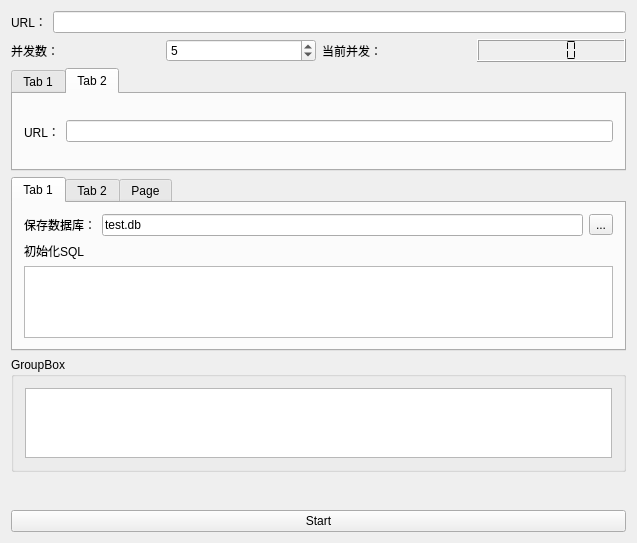
<?xml version="1.0" encoding="UTF-8"?>
<ui version="4.0">
 <class>MainWidget</class>
 <widget class="QWidget" name="MainWidget">
  <property name="geometry">
   <rect>
    <x>0</x>
    <y>0</y>
    <width>637</width>
    <height>505</height>
   </rect>
  </property>
  <property name="windowTitle">
   <string>MainWidget</string>
  </property>
  <layout class="QVBoxLayout" name="verticalLayout">
   <item>
    <layout class="QHBoxLayout" name="horizontalLayout">
     <item>
      <widget class="QLabel" name="label">
       <property name="text">
        <string>URL：</string>
       </property>
      </widget>
     </item>
     <item>
      <widget class="QLineEdit" name="url"/>
     </item>
    </layout>
   </item>
   <item>
    <layout class="QHBoxLayout" name="horizontalLayout_4">
     <item>
      <widget class="QLabel" name="label_6">
       <property name="text">
        <string>并发数：</string>
       </property>
      </widget>
     </item>
     <item>
      <widget class="QSpinBox" name="pool_size">
       <property name="value">
        <number>5</number>
       </property>
      </widget>
     </item>
     <item>
      <widget class="QLabel" name="label_7">
       <property name="text">
        <string>当前并发：</string>
       </property>
      </widget>
     </item>
     <item>
      <widget class="QLCDNumber" name="cur_size">
       <property name="smallDecimalPoint">
        <bool>false</bool>
       </property>
       <property name="segmentStyle">
        <enum>QLCDNumber::Flat</enum>
       </property>
      </widget>
     </item>
    </layout>
   </item>
   <item>
    <widget class="QTabWidget" name="builderTab">
     <property name="enabled">
      <bool>true</bool>
     </property>
     <property name="currentIndex">
      <number>1</number>
     </property>
     <widget class="QWidget" name="tab">
      <attribute name="title">
       <string>Tab 1</string>
      </attribute>
      <layout class="QVBoxLayout" name="verticalLayout_2">
       <item>
        <widget class="QLineEdit" name="baseurl"/>
       </item>
       <item>
        <layout class="QHBoxLayout" name="horizontalLayout_3">
         <item>
          <widget class="QLabel" name="label_2">
           <property name="text">
            <string>开始：</string>
           </property>
          </widget>
         </item>
         <item>
          <widget class="QLineEdit" name="start"/>
         </item>
         <item>
          <widget class="QLabel" name="label_3">
           <property name="text">
            <string>结束：</string>
           </property>
          </widget>
         </item>
         <item>
          <widget class="QLineEdit" name="end"/>
         </item>
         <item>
          <widget class="QLabel" name="label_4">
           <property name="text">
            <string>步长：</string>
           </property>
          </widget>
         </item>
         <item>
          <widget class="QSpinBox" name="step">
           <property name="value">
            <number>1</number>
           </property>
          </widget>
         </item>
         <item>
          <widget class="QLabel" name="label_5">
           <property name="text">
            <string>定长：</string>
           </property>
          </widget>
         </item>
         <item>
          <widget class="QSpinBox" name="length">
           <property name="value">
            <number>8</number>
           </property>
          </widget>
         </item>
        </layout>
       </item>
      </layout>
     </widget>
     <widget class="QWidget" name="tab_2">
      <attribute name="title">
       <string>Tab 2</string>
      </attribute>
      <layout class="QHBoxLayout" name="horizontalLayout_5">
       <item>
        <widget class="QLabel" name="label_9">
         <property name="text">
          <string>URL：</string>
         </property>
        </widget>
       </item>
       <item>
        <widget class="QLineEdit" name="txtfile"/>
       </item>
      </layout>
     </widget>
    </widget>
   </item>
   <item>
    <widget class="QTabWidget" name="tabWidget_2">
     <property name="currentIndex">
      <number>0</number>
     </property>
     <widget class="QWidget" name="tab_3">
      <attribute name="title">
       <string>Tab 1</string>
      </attribute>
      <layout class="QVBoxLayout" name="verticalLayout_4">
       <item>
        <layout class="QHBoxLayout" name="horizontalLayout_2">
         <item>
          <widget class="QLabel" name="label_8">
           <property name="sizePolicy">
            <sizepolicy hsizetype="Preferred" vsizetype="Preferred">
             <horstretch>0</horstretch>
             <verstretch>0</verstretch>
            </sizepolicy>
           </property>
           <property name="text">
            <string>保存数据库：</string>
           </property>
          </widget>
         </item>
         <item>
          <widget class="QLineEdit" name="dbname">
           <property name="sizePolicy">
            <sizepolicy hsizetype="Expanding" vsizetype="Fixed">
             <horstretch>0</horstretch>
             <verstretch>0</verstretch>
            </sizepolicy>
           </property>
           <property name="text">
            <string>test.db</string>
           </property>
          </widget>
         </item>
         <item>
          <widget class="QToolButton" name="toolButton">
           <property name="text">
            <string>...</string>
           </property>
          </widget>
         </item>
        </layout>
       </item>
       <item>
        <widget class="QLabel" name="label_10">
         <property name="text">
          <string>初始化SQL</string>
         </property>
        </widget>
       </item>
       <item>
        <widget class="QTextEdit" name="textEdit"/>
       </item>
      </layout>
     </widget>
     <widget class="QWidget" name="tab_4">
      <attribute name="title">
       <string>Tab 2</string>
      </attribute>
      <layout class="QVBoxLayout" name="verticalLayout_5">
       <item>
        <layout class="QHBoxLayout" name="horizontalLayout_6">
         <item>
          <widget class="QLabel" name="label_11">
           <property name="text">
            <string>查找正则式</string>
           </property>
          </widget>
         </item>
         <item>
          <widget class="QCheckBox" name="checkBox">
           <property name="sizePolicy">
            <sizepolicy hsizetype="Fixed" vsizetype="Fixed">
             <horstretch>0</horstretch>
             <verstretch>0</verstretch>
            </sizepolicy>
           </property>
           <property name="text">
            <string>循环</string>
           </property>
          </widget>
         </item>
        </layout>
       </item>
       <item>
        <widget class="QTextEdit" name="textEdit_2"/>
       </item>
      </layout>
     </widget>
     <widget class="QWidget" name="tab_5">
      <attribute name="title">
       <string>Page</string>
      </attribute>
      <layout class="QVBoxLayout" name="verticalLayout_6">
       <item>
        <widget class="QLabel" name="label_12">
         <property name="text">
          <string>保存SQL</string>
         </property>
        </widget>
       </item>
       <item>
        <widget class="QTextEdit" name="textEdit_3"/>
       </item>
      </layout>
     </widget>
    </widget>
   </item>
   <item>
    <widget class="QGroupBox" name="groupBox">
     <property name="title">
      <string>GroupBox</string>
     </property>
     <layout class="QVBoxLayout" name="verticalLayout_3">
      <item>
       <spacer name="verticalSpacer">
        <property name="orientation">
         <enum>Qt::Vertical</enum>
        </property>
        <property name="sizeHint" stdset="0">
         <size>
          <width>20</width>
          <height>19</height>
         </size>
        </property>
       </spacer>
      </item>
      <item>
       <widget class="QPlainTextEdit" name="cookie_data"/>
      </item>
     </layout>
    </widget>
   </item>
   <item>
    <widget class="QLabel" name="state_label">
     <property name="font">
      <font>
       <family>Aharoni</family>
       <pointsize>14</pointsize>
       <weight>75</weight>
       <bold>true</bold>
      </font>
     </property>
     <property name="text">
      <string/>
     </property>
     <property name="alignment">
      <set>Qt::AlignCenter</set>
     </property>
    </widget>
   </item>
   <item>
    <widget class="QPushButton" name="pushButton">
     <property name="text">
      <string>Start</string>
     </property>
    </widget>
   </item>
  </layout>
 </widget>
 <layoutdefault spacing="6" margin="11"/>
 <resources/>
 <connections/>
</ui>
